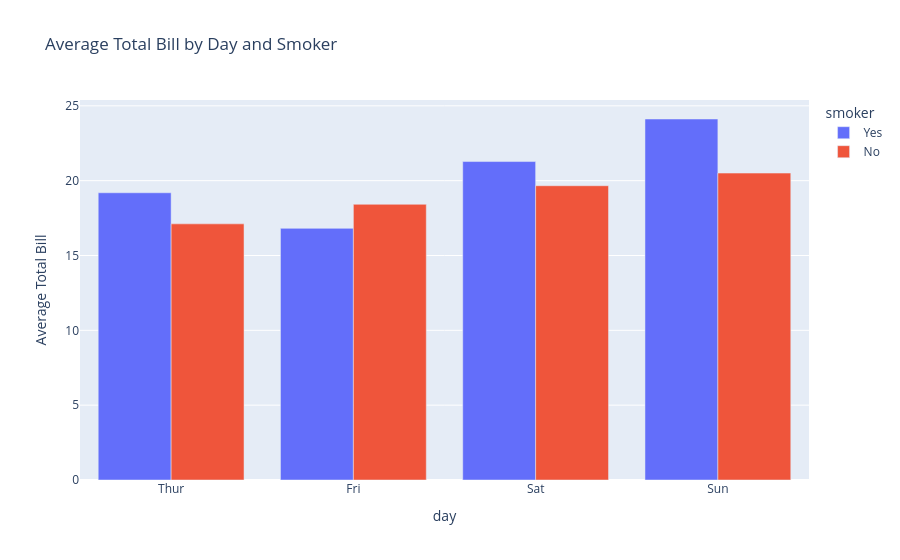

Notebook source saved alongside this figure:
### Code cell
fig = px.bar(
    data_frame=mean_bill_day_smoker,
    x="day",
    y="total_bill",
    color="smoker",
    barmode="group",
    title="Average Total Bill by Day and Smoker",
    labels={"total_bill": "Average Total Bill"}
)

fig.show()

### Figure 1 — Plotly figure (JSON) as saved in the notebook; plotly's stock layout.template omitted (floating-point values rounded to 4 significant figures)
{"data": [{"alignmentgroup": "True", "hovertemplate": "smoker=Yes<br>day=%{x}<br>Average Total Bill=%{y}<extra></extra>", "legendgroup": "Yes", "marker": {"color": "#636efa", "pattern": {"shape": ""}}, "name": "Yes", "offsetgroup": "Yes", "orientation": "v", "showlegend": true, "textposition": "auto", "x": ["Thur", "Fri", "Sat", "Sun"], "xaxis": "x", "y": [19.19, 16.81, 21.28, 24.12], "yaxis": "y", "type": "bar"}, {"alignmentgroup": "True", "hovertemplate": "smoker=No<br>day=%{x}<br>Average Total Bill=%{y}<extra></extra>", "legendgroup": "No", "marker": {"color": "#EF553B", "pattern": {"shape": ""}}, "name": "No", "offsetgroup": "No", "orientation": "v", "showlegend": true, "textposition": "auto", "x": ["Thur", "Fri", "Sat", "Sun"], "xaxis": "x", "y": [17.11, 18.42, 19.66, 20.51], "yaxis": "y", "type": "bar"}], "layout": {"xaxis": {"anchor": "y", "domain": [0.0, 1.0], "title": {"text": "day"}}, "yaxis": {"anchor": "x", "domain": [0.0, 1.0], "title": {"text": "Average Total Bill"}}, "legend": {"title": {"text": "smoker"}, "tracegroupgap": 0}, "title": {"text": "Average Total Bill by Day and Smoker"}, "barmode": "group"}}
